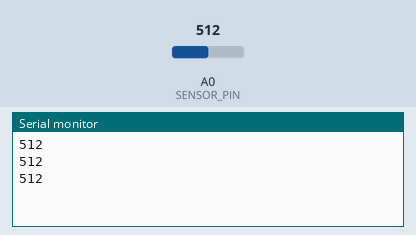
Simulated run of this sketch. Board: Arduino Uno, built with avr-gcc and run on an emulated ATmega328P. Parts: the last lines printed to the serial monitor. The test bench sets the inputs (shaded band); at power-on: A0 (SENSOR_PIN) = 512.

Above: at 1.3 s.
1.4 s: A0 (SENSOR_PIN) set to 716
At 1.9 s:
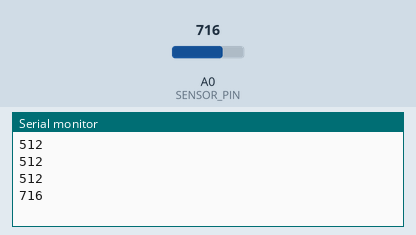
2.9 s: A0 (SENSOR_PIN) set to 900
At 3.4 s:
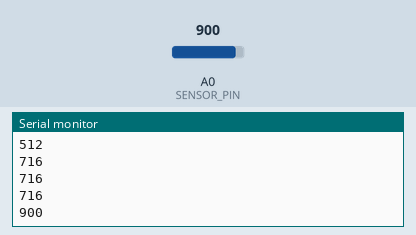
Timing chart, 0 to 5.9 s (numbered marks = the images above; inputs shaded):
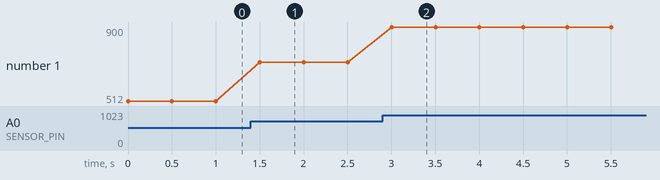

Measured:
- after the input at 1.4 s, the serial monitor: prints a new line after 0.10 s (image 1)
- after the input at 2.9 s, the serial monitor: prints a new line after 0.10 s (image 2)
- plotted number 1: 512 → 716 after the input at 1.4 s, 716 → 900 after the input at 2.9 s

The sketch:

plant_sensor.ino
```cpp
const int SENSOR_PIN = A0; //wiper pin
void setup() {
  // put your setup code here, to run once:
  Serial.begin(9600); //start talking to USB 9600 bits per second
}

void loop() {
  // put your main code here, to run repeatedly:
  int reading = analogRead(SENSOR_PIN); //get integer reading from the analog sensor indicated by the variable i made, SENSOR_PIN. I have it plugged into A0 on my board.
  Serial.println(reading); //Serial is an object the arduino library creates automatically representing board's serial (usb) connection. this sends the above to computer line by line
  delay(500); //wait 500ms
}
```
